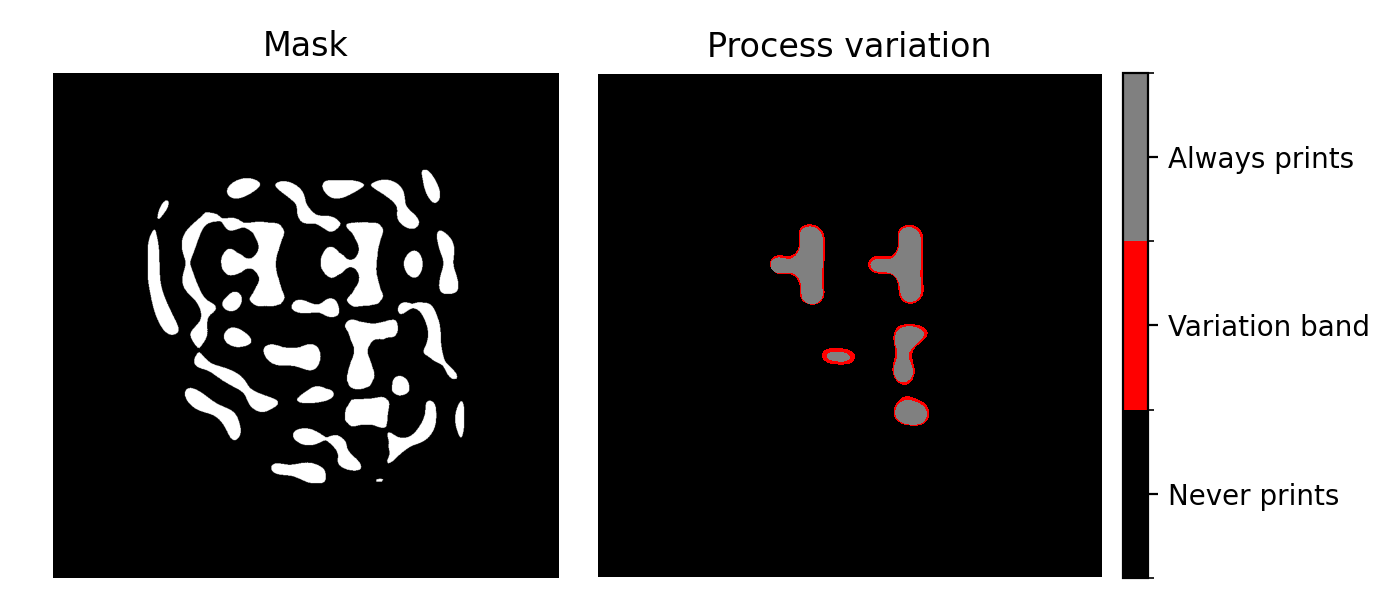

This chart was generated by the following Python code:
import warnings

import jax.numpy as jnp
import matplotlib.pyplot as plt

import lithox as ltx
from lithox.paths import DATA_DIRECTORY

warnings.filterwarnings(
    "ignore",
    message="A JAX array is being set as static!.*"
)

if __name__ == '__main__':

    # Configuration
    mask_path = DATA_DIRECTORY / 'mask.png'
    image_size = 1024

    # Load and preprocess the mask image
    mask = ltx.load_image(mask_path, image_size)

    # Instantiate process-variation simulator
    simulator = ltx.ProcessVariationSimulator()

    # Run simulation
    print("Running process-variation simulation...")
    var_out = simulator(mask)
    print("Simulation completed.")

    # Extract printed min and max
    prt_min = var_out.printed.min
    prt_max = var_out.printed.max

    # Compute 3-class map: 0 = never prints, 1 = max-only, 2 = always prints
    class_map = (prt_max + prt_min).astype(jnp.int32)

    # Plot mask and PVB classes side by side
    fig, axes = plt.subplots(1, 2, figsize=(7, 3.04), dpi=200)

    axes[0].imshow(mask, cmap="gray")
    axes[0].set_title("Mask")
    axes[0].axis("off")

    from matplotlib.colors import BoundaryNorm, ListedColormap
    cmap = ListedColormap(["black", "red", "gray"])
    norm = BoundaryNorm([0, 1, 2, 3], cmap.N)

    im = axes[1].imshow(class_map, cmap=cmap, norm=norm, interpolation="nearest")
    axes[1].set_title("Process variation")
    axes[1].axis("off")

    # Add colorbar with class labels
    cbar = fig.colorbar(im, ax=axes[1], ticks=[0.5, 1.5, 2.5], fraction=0.046, pad=0.04)
    cbar.ax.set_yticklabels(["Never prints", "Variation band", "Always prints"])
    # cbar.set_label("Classes", rotation=90, labelpad=6)

    plt.tight_layout()
    # plt.savefig('variation.png', dpi=200)
    plt.show()

    # Print fraction summary
    total = class_map.size
    nev = jnp.sum(class_map == 0) / total
    maxonly = jnp.sum(class_map == 1) / total
    always = jnp.sum(class_map == 2) / total
    print(f"Fraction never prints: {nev:.4f}")
    print(f"Fraction variation band: {maxonly:.4f}")
    print(f"Fraction always prints: {always:.4f}")
